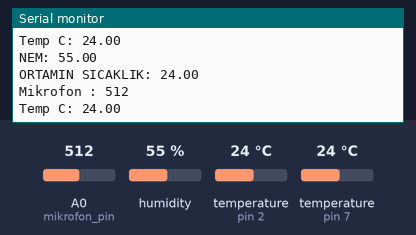
The sketch below on a simulated Arduino Uno, built with avr-gcc and run on an emulated ATmega328P. On the bench: the last lines printed to the serial monitor. The test bench sets the inputs (shaded band); at power-on: humidity 55 %, temperature (sensors on pin 7, pin 2) 24 °C, A0 (mikrofon_pin) = 512.

Above: at 1.2 s.
1.3 s: humidity set to 22 %
At 1.5 s:
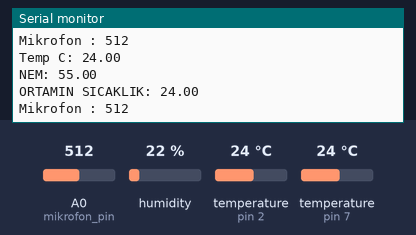
2.8 s: temperature (sensor on pin 7) set to 12 °C
At 2.87 s:
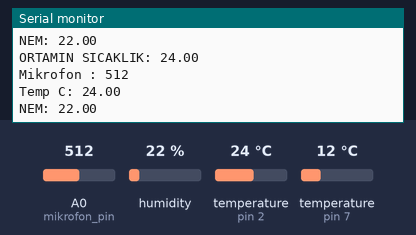
4.3 s: A0 (mikrofon_pin) set to 716
At 4.43 s:
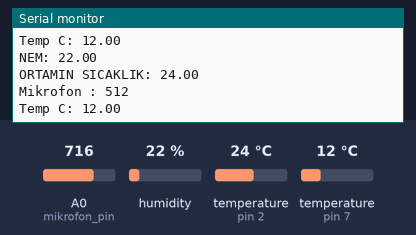
5.8 s: temperature (sensor on pin 2) set to 12 °C
At 5.88 s:
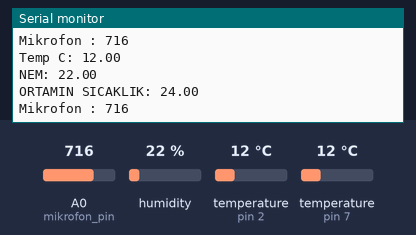
7.3 s: temperature (sensor on pin 7) set to 19 °C
At 7.46 s:
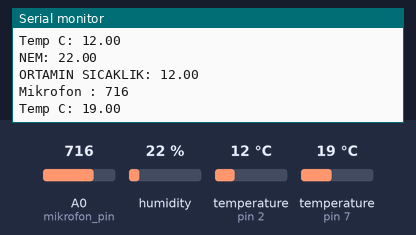
8.8 s: A0 (mikrofon_pin) set to 810
At 9.9 s:
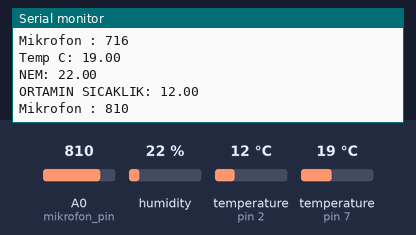
Timing chart, 0 to 11.3 s (numbered marks = the images above; inputs shaded):
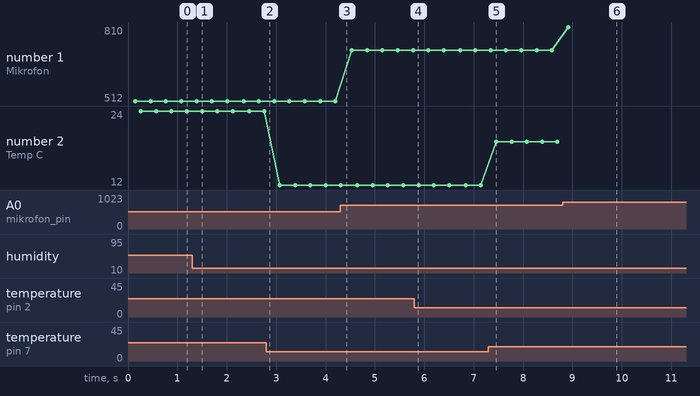

The sketch:

paland_kenar_lar__code.ino
```cpp
#include <OneWire.h>
#include <DallasTemperature.h>
#include "DHT.h"

#define ONE_WIRE_BUS 7
#define mikrofon_pin A0
#define DHTPIN 2
#define DHTTYPE DHT11
int mikrofon ;


DHT dht(DHTPIN, DHTTYPE);

OneWire oneWire(ONE_WIRE_BUS);

DallasTemperature sensors(&oneWire);

DeviceAddress insideThermometer;

void setup(void)
{
  Serial.begin(9600);
   dht.begin();


  sensors.begin();
if (!sensors.getAddress(insideThermometer, 0)) Serial.println("Unable to find address for Device 0");


  sensors.setResolution(insideThermometer, 9);

}


void loop(void)
{

  float h = dht.readHumidity();
  float t = dht.readTemperature();

  Serial.print("NEM: ");
  Serial.println(h);
  Serial.print("ORTAMIN SICAKLIK: ");
  Serial.println(t);

  sensors.requestTemperatures();
  microfon_read();
  printTemperature(insideThermometer);
  delay(100);
}


void printTemperature(DeviceAddress deviceAddress)
{

  float tempC = sensors.getTempC(deviceAddress);
  Serial.print("Temp C: ");
  Serial.println(tempC);
}

void microfon_read(){

  mikrofon = analogRead(mikrofon_pin);
  Serial.print("Mikrofon : ");
  Serial.println(mikrofon);
  mikrofon >800?delay(5000):delay(100);

  }
```

Measured:
- after the input at 7.3 s, the serial monitor: prints a new line after 0.16 s (image 5)
- after the input at 8.8 s, the serial monitor: prints a new line after 0.12 s (image 6)
- plotted number 1: 512 → 716 after the input at 4.3 s, 716 → 810 after the input at 8.8 s
- plotted number 2: 24 → 12 after the input at 2.8 s, 12 → 19 after the input at 7.3 s
